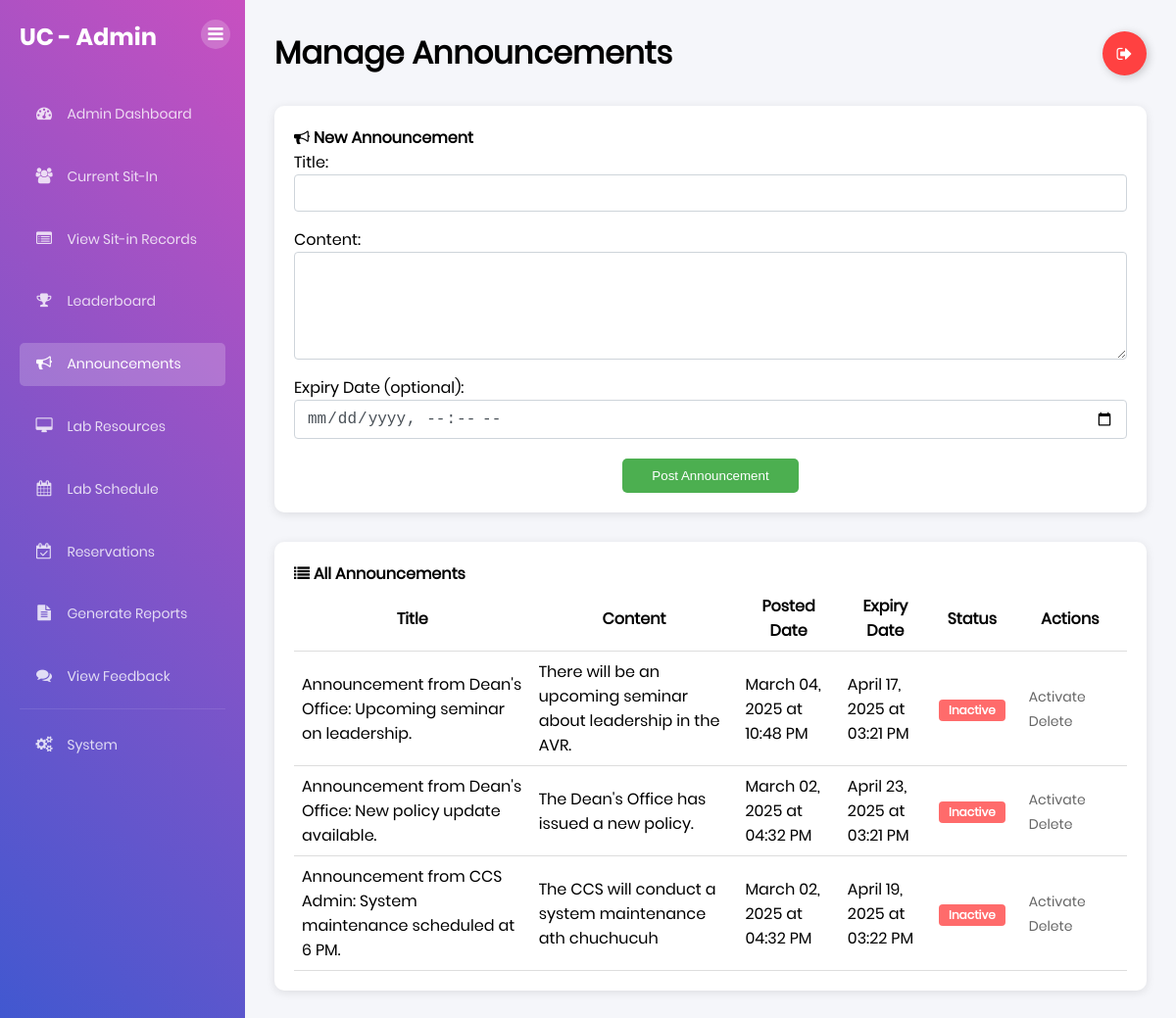
/admin/announcements (signed in), run on an earlier commit of the app's database.
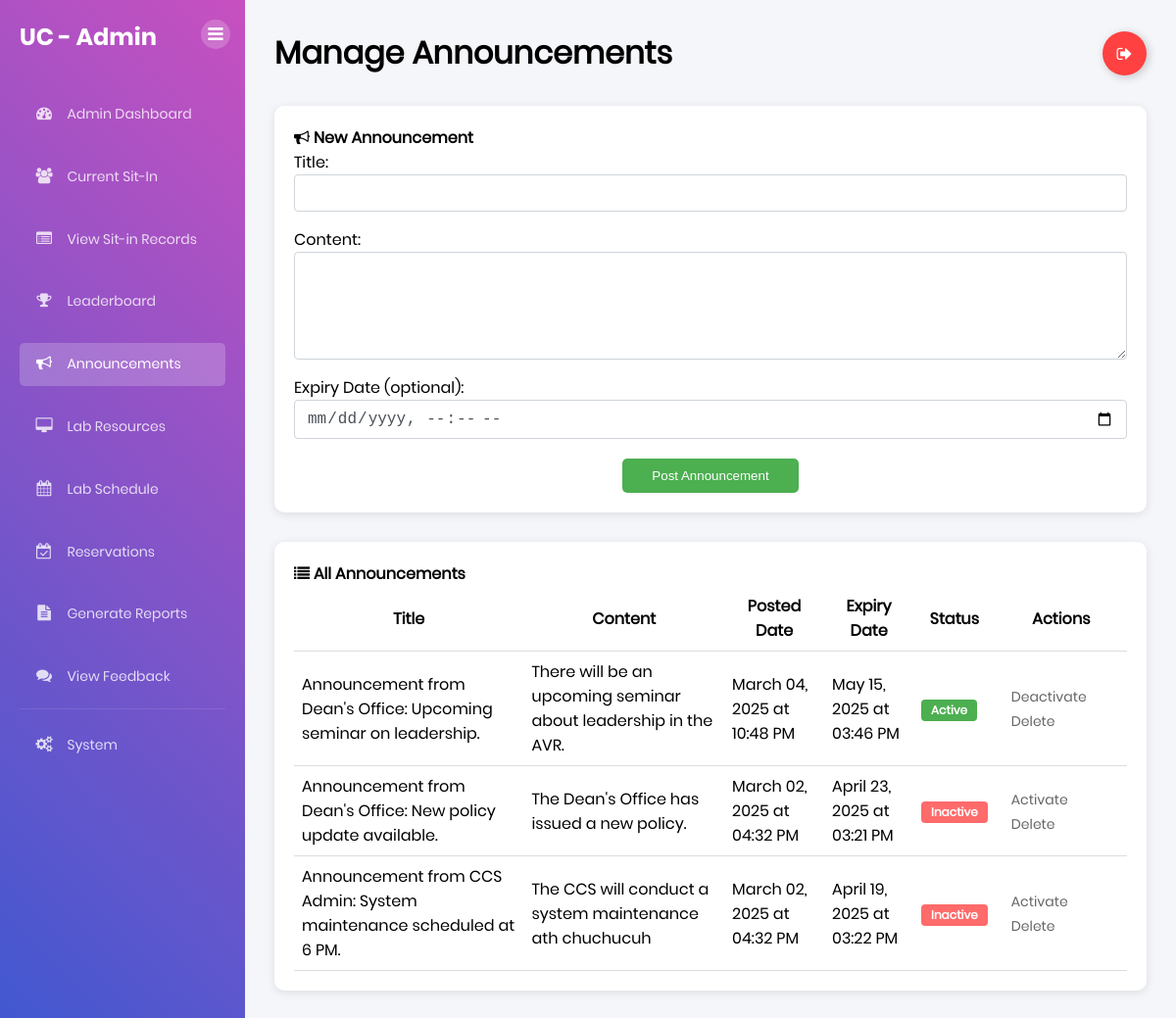
And on a later commit of the database.
### tables this page shows
CREATE TABLE announcements (
    announcement_id INTEGER PRIMARY KEY,
    title TEXT NOT NULL,
    content TEXT NOT NULL,
    posted_by INTEGER NOT NULL,
    posted_date TIMESTAMP DEFAULT CURRENT_TIMESTAMP,
    expiry_date TIMESTAMP,
    is_active BOOLEAN DEFAULT 1,
    FOREIGN KEY (posted_by) REFERENCES users(id)
);

### app.py (the view, shortened to what this page needs)
@app.route('/admin/announcements', methods=['GET', 'POST'])
def admin_announcements():
    if 'user' not in session or not session.get('is_admin'):
        flash("Access denied. Admin privileges required.", "danger")
        return redirect(url_for('home'))
    conn = get_db_connection()
    try:
        conn.execute("""
            UPDATE announcements
            SET is_active = 0
            WHERE expiry_date IS NOT NULL
            AND expiry_date < datetime('now')
            AND is_active = 1
        """)
        conn.commit()
        announcements = conn.execute("""
            SELECT *,
                CASE
                    WHEN expiry_date IS NOT NULL AND expiry_date < datetime('now') THEN 0
                    ELSE is_active
                END as display_status,
                CASE
                    WHEN expiry_date IS NOT NULL AND expiry_date < datetime('now') THEN 1
                    ELSE 0
                END as is_expired
            FROM announcements
            ORDER BY posted_date DESC
        """).fetchall()
        return render_template('admin_announcements.html', announcements=announcements)
    except sqlite3.Error as e:
        flash(f"Database error: {str(e)}", "danger")
        return redirect(url_for('admin_dashboard'))
    finally:
        conn.close()

### app.py (called while the page is built)
def get_db_connection():
    conn = sqlite3.connect("users.db")
    conn.row_factory = sqlite3.Row
    return conn

@app.after_request
def add_header(response):
    response.headers['Cache-Control'] = 'no-store, no-cache, must-revalidate, max-age=0'
    response.headers['Pragma'] = 'no-cache'
    response.headers['Expires'] = '0'
    return response

def format_date(value):
    try:
        if 'T' in value:
            dt = datetime.strptime(value, '%Y-%m-%dT%H:%M')
        else:
            dt = datetime.strptime(value, '%Y-%m-%d %H:%M:%S')
        date_str = dt.strftime('%B %d, %Y')
        time_str = dt.strftime('%I:%M %p')
        return date_str, time_str
    except ValueError:
        return value, value

### templates/admin_announcements.html (shortened to what this page needs)
{% extends 'base.html' %} {% block content %}
<div class="dashboard-container">
  <div class="sidebar">
    <div class="sidebar-header">
      <h2>UC - Admin</h2>
      <button class="sidebar-inner-toggle" title="Toggle Sidebar">
        <i class="fa fa-bars"></i>
      </button>
    </div>
    <div class="sidebar-menu">
      <ul>
        <li>
          <a href="{{ url_for('admin_dashboard') }}"
            ><i class="fa fa-dashboard"></i> Admin Dashboard</a
          >
        </li>
        <li>
          <a href="{{ url_for('admin_current_sit_in') }}"
            ><i class="fa fa-users"></i> Current Sit-In</a
          >
        </li>
        <li>
          <a href="{{ url_for('admin_sit_in_records') }}"
            ><i class="fa fa-list-alt"></i> View Sit-in Records</a
          >
        </li>
        <li>
          <a href="{{ url_for('admin_leaderboard') }}"
            ><i class="fa fa-trophy"></i> Leaderboard</a
          >
        </li>
        <li>
          <a href="{{ url_for('admin_announcements') }}" class="active"
            ><i class="fa fa-bullhorn"></i> Announcements</a
          >
        </li>
        <li>
          <a href="{{ url_for('admin_lab_resources') }}"
            ><i class="fa fa-desktop"></i> Lab Resources</a
          >
        </li>
        <li>
          <a href="{{ url_for('admin_lab_schedule') }}"
            ><i class="fa fa-calendar"></i> Lab Schedule</a
          >
        </li>
        <li>
          <a href="{{ url_for('admin_reservations') }}">
            <i class="fa fa-calendar-check-o"></i> Reservations
          </a>
        </li>
        <li>
          <a href="{{ url_for('admin_reports') }}"
            ><i class="fa fa-file-text"></i> Generate Reports</a
          >
        </li>
        <li>
          <a href="{{ url_for('admin_feedback') }}"
            ><i class="fa fa-comments"></i> View Feedback</a
          >
        </li>
        <li style="margin-top: auto; border-top: 1px solid rgba(255,255,255,0.1); padding-top: 15px;">
          <a href="{{ url_for('admin_system_management') }}"
            ><i class="fa fa-cogs"></i> System</a
          >
        </li>
      </ul>
    </div>
  </div>
  <div class="main-content">
    <div class="header">
      <h1>Manage Announcements</h1>
      <a class="Btn" href="{{ url_for('logout') }}">
        <div class="sign">
          <i class="fa fa-sign-out" aria-hidden="true"></i>
        </div>
      </a>
    </div>
    <div class="content-row" style="margin-bottom: 30px">
      <div class="schedule-card">
        <h4>
          <i class="fa fa-bullhorn" aria-hidden="true"></i> New Announcement
        </h4>
        <form method="POST" action="{{ url_for('admin_announcements') }}">
          <div class="form-group">
            <label for="title">Title:</label>
            <input
              type="text"
              id="title"
              name="title"
              class="form-control"
              required
            />
          </div>
          <div class="form-group">
            <label for="content">Content:</label>
            <textarea
              id="content"
              name="content"
              class="form-control"
              rows="4"
              required
            ></textarea>
          </div>
          <div class="form-group">
            <label for="expiry_date">Expiry Date (optional):</label>
            <input
              type="datetime-local"
              id="expiry_date"
              name="expiry_date"
              class="form-control"
            />
          </div>
          <div style="text-align: center; margin-top: 20px">
            <button
              type="submit"
              class="btn btn-primary"
              style="
                background-color: #4caf50;
                border: none;
                border-radius: 5px;
                padding: 10px 30px;
                color: white;
                cursor: pointer;
                transition: all 0.3s ease;
              "
            >
              Post Announcement
            </button>
          </div>
        </form>
      </div>
    </div>
    <div class="content-row">
      <div class="schedule-card">
        <h4><i class="fa fa-list" aria-hidden="true"></i> All Announcements</h4>
        {% if announcements %}
        <table style="width: 100%; border-collapse: collapse">
          <thead>
            <tr>
              <th style="padding: 8px; border-bottom: 1px solid #ddd">Title</th>
              <th style="padding: 8px; border-bottom: 1px solid #ddd">
                Content
              </th>
              <th style="padding: 8px; border-bottom: 1px solid #ddd">
                Posted Date
              </th>
              <th style="padding: 8px; border-bottom: 1px solid #ddd">
                Expiry Date
              </th>
              <th style="padding: 8px; border-bottom: 1px solid #ddd">
                Status
              </th>
              <th style="padding: 8px; border-bottom: 1px solid #ddd">
                Actions
              </th>
            </tr>
          </thead>
          <tbody>
            {% for announcement in announcements %}
            <tr>
              <td style="padding: 8px; border-bottom: 1px solid #ddd">
                {{ announcement.title }}
              </td>
              <td style="padding: 8px; border-bottom: 1px solid #ddd">
                {{ announcement.content }}
              </td>
              <td style="padding: 8px; border-bottom: 1px solid #ddd">
                {{ announcement.posted_date|format_date|first }} at {{
                announcement.posted_date|format_date|last }}
              </td>
              <td style="padding: 8px; border-bottom: 1px solid #ddd">
                {% if announcement.expiry_date %} {{
                announcement.expiry_date|format_date|first }} at {{
                announcement.expiry_date|format_date|last }} {% else %} No
                expiry {% endif %}
              </td>
              <td style="padding: 8px; border-bottom: 1px solid #ddd">
                {% if announcement.display_status %}
                <span class="badge badge-success">Active</span>
                {% else %}
                <span class="badge badge-secondary">Inactive</span>
                {% endif %}
              </td>
              <td style="padding: 8px; border-bottom: 1px solid #ddd">
                <a
                  {%
                  if
                  announcement.display_status
                  %}
                  href="{{ url_for('toggle_announcement', announcement_id=announcement.announcement_id) }}"
                  class="btn btn-sm btn-warning"
                  {%
                  else
                  %}
                  {%
                  if
                  announcement.is_expired
                  %}
                  href="#"
                  onclick="openExpiryModal('{{ announcement.announcement_id }}')"
                  class="btn btn-sm btn-success"
                  {%
                  else
                  %}
                  href="{{ url_for('toggle_announcement', announcement_id=announcement.announcement_id) }}"
                  class="btn btn-sm btn-success"
                  {%
                  endif
                  %}
                  {%
                  endif
                  %}
                  style="text-decoration: none"
                >
                  {% if announcement.display_status %}Deactivate{% else
                  %}Activate{% endif %}
                </a>
                <a
                  href="{{ url_for('delete_announcement', announcement_id=announcement.announcement_id) }}"
                  class="btn btn-sm btn-danger"
                  onclick="return confirm('Are you sure you want to delete this announcement?')"
                  style="text-decoration: none"
                >
                  Delete
                </a>
              </td>
            </tr>
            {% endfor %}
          </tbody>
        </table>
        {% else %}
        <p>No announcements found.</p>
        {% endif %}
      </div>
    </div>
  </div>
</div>
{% endblock %}

### templates/base.html (shortened to what this page needs)
<!DOCTYPE html>
<html lang="en">
  <head>
    <link
      rel="stylesheet"
      type="text/css"
      href="{{ url_for('static', filename='fonts/font-awesome-4.7.0/css/font-awesome.min.css') }}"
    />
    <link
      rel="stylesheet"
      type="text/css"
      href="{{ url_for('static', filename='css/util.css') }}"
    />
    <link
      rel="stylesheet"
      type="text/css"
      href="{{ url_for('static', filename='css/main.css') }}"
    />
  </head>
  <body>
    {% block content %}{% endblock %}
  </body>
</html>

### static/css/main.css (style rules this page uses)
* { margin: 0px; padding: 0px; box-sizing: border-box; }
body, html { height: 100%; font-family: Poppins-Regular, sans-serif; }
a { font-family: Poppins-Regular; font-size: 14px; line-height: 1.7; color: #666666; margin: 0px; transition: all 0.4s; -webkit-transition: all 0.4s; -o-transition: all 0.4s; -moz-transition: all 0.4s; }
h1,h2,h3,h4,h5,h6 { margin: 0px; }
ul, li { margin: 0px; list-style-type: none; }
input { outline: none; border: none; }
textarea { outline: none; border: none; }
button { outline: none !important; border: none; background: transparent; }
.dashboard-container { display: flex; min-height: 100vh; background: #f5f6fa; }
.sidebar { width: 250px; background: linear-gradient(-135deg, #c850c0, #4158d0); color: white; padding: 20px; position: fixed; height: 100%; }
.sidebar-header h2 { font-family: 'Poppins-Bold'; margin-bottom: 30px; }
.sidebar-menu ul { list-style: none; padding: 0; margin: 0; display: flex; flex-direction: column; height: calc(100vh - 100px); }
.sidebar-menu li { margin: 10px 0; }
.sidebar-menu a { color: rgba(255,255,255,0.8); text-decoration: none; padding: 10px 15px; display: block; border-radius: 5px; transition: all 0.3s ease; }
.sidebar-menu a.active { color: white; background-color: rgba(255,255,255,0.2); }
.main-content { margin-left: 250px; flex: 1; padding: 30px; }
.header { display: flex; justify-content: space-between; align-items: center; margin-bottom: 30px; }
.content-row { display: grid; grid-template-columns: repeat(auto-fit, minmax(300px, 1fr)); gap: 20px; }
.schedule-card, .clients-card { background: white; padding: 20px; border-radius: 10px; box-shadow: 0 2px 10px rgba(0,0,0,0.1); }
.Btn { display: flex; align-items: center; justify-content: flex-start; width: 45px; height: 45px; border: none; border-radius: 50%; cursor: pointer; position: relative; overflow: hidden; transition-duration: 0.3s; box-shadow: 2px 2px 10px rgba(0, 0, 0, 0.199); background-color: rgb(255, 65, 65); text-decoration: none; }
.sign { width: 100%; transition-duration: 0.3s; display: flex; align-items: center; justify-content: center; }
.sign i { color: white; font-size: 17px; }
.btn-sm { padding: 0.25rem 0.5rem; font-size: 0.875rem; line-height: 1.5; border-radius: 0.2rem; margin-right: 5px; }
.badge { display: inline-block; padding: 5px 10px; font-size: 75%; font-weight: 700; line-height: 1; text-align: center; white-space: nowrap; vertical-align: baseline; border-radius: 4px; color: white; }
.badge-success { background-color: #4CAF50; }
.badge-secondary { background-color: #ff6b6b; }
.form-group { margin-bottom: 1rem; }
.form-control { display: block; width: 100%; padding: 0.375rem 0.75rem; font-size: 1rem; line-height: 1.5; color: #495057; background-color: #fff; border: 1px solid #ced4da; border-radius: 0.25rem; transition: border-color 0.15s ease-in-out, box-shadow 0.15s ease-in-out; }
textarea.form-control { resize: vertical; }
.sidebar-inner-toggle { position: absolute; top: 20px; right: 15px; background: rgba(255,255,255,0.2); border: none; width: 30px; height: 30px; border-radius: 50%; color: white; cursor: pointer; display: flex; align-items: center; justify-content: center; transition: all 0.3s ease; }
.sidebar-inner-toggle i { font-size: 18px; }
.sidebar-menu a i { margin-right: 10px; width: 20px; text-align: center; font-size: 16px; }
.sidebar { transition: width 0.3s ease; }
.main-content { transition: margin-left 0.3s ease; }

What changed in the data, as far as the page shows it:
changed announcements "Announcement from Dean's Office: Upcoming seminar on leadership.": expiry_date|first "April 17, 2025" → "May 15, 2025"; expiry_date|last "03:21 PM" → "03:46 PM"; text "Inactive Activate" → "Active Deactivate"
